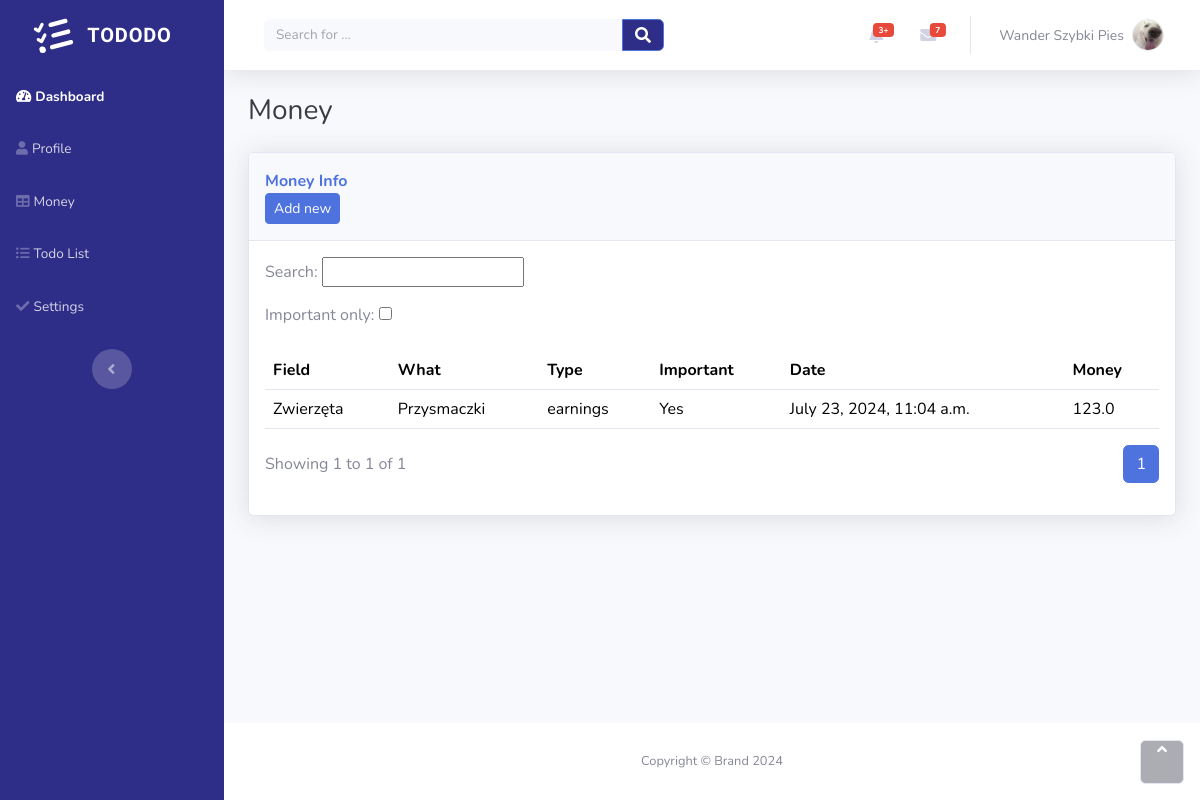
The page /money_view/ (signed in) on the database as committed earlier.
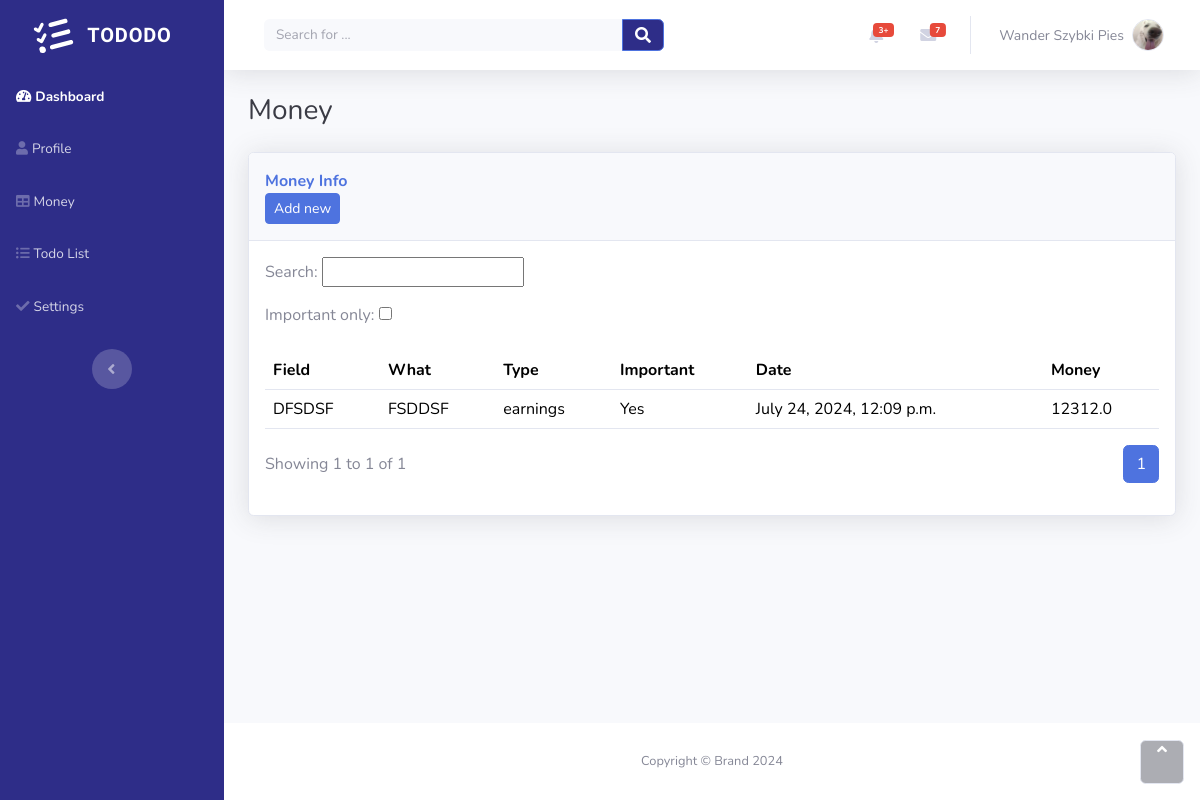
The same page on the database as committed later.
### todolist/models.py (models this page shows, shortened)
class Money(models.Model):
    CHOICES_TYPE = [
        ('billings', 'Billings'),
        ('earnings', 'Earnings'),
    ]
    field_info = models.CharField(max_length=50)
    what_info = models.CharField(max_length=50)
    type_info = models.CharField(max_length=20, choices=CHOICES_TYPE, default='billings')
    important_info = models.BooleanField(verbose_name='Is this important ?', default=False)
    created_at = models.DateTimeField(auto_now=True)
    money_info = models.FloatField(verbose_name='Money')

### todolist/views.py (the view, shortened to what this page needs)
# urls.py: path('money_view/', views.money_view, name='money_view'),
@login_required(login_url='todolist:home')
def money_view(request):
    form = MoneySearch(request.GET)
    money_object = Money.objects.all()
    search_query = request.GET.get('search_query')
    important_only = request.GET.get('important_only')
    if important_only:
        money_object = money_object.filter(
            important_info=True
        )
    results_per_page = request.GET.get('results_per_page', 10)
    paginator = Paginator(money_object, results_per_page)
    page_number = request.GET.get('page')
    try:
        page_obj = paginator.get_page(page_number)
    except EmptyPage:
        page_obj = paginator.get_page(1)
    context = {
        'results_per_page' : results_per_page,
        'page_obj' : page_obj,
        'form' : form,
        'search_query' : search_query
    }
    return render(request,'money_view.html', context)

### todolist/forms.py
class MoneySearch(forms.Form):
    search_query = forms.CharField(label='Search', max_length=100, required=False)
    important_only = forms.BooleanField(label='Important only', required=False)

### tododo/context_processors.py (called while the page is built)
def user_id(request):
    if request.user.is_authenticated:
        return {'user_id' : request.user.id}
    return {'user_id' : None}

### templates/money_view.html (shortened to what this page needs)
{% extends "main.html" %}
{% load static %}
{% block content %}
                <div class="container-fluid">
                    <h3 class="text-dark mb-4">Money</h3>
                    <div class="card shadow">
                        <div class="card-header py-3">
                            <p class="text-primary m-0 fw-bold">Money Info</p>
                            <a href="{% url 'todolist:money_view_add' %}" class="btn btn-primary btn-sm d-none d-sm-inline-block">
                                Add new
                            </a>
                        </div>
                        <div class="card-body">
                            <div class="row">
                                <div class="col-md-6">
                                    <div>
                                        <form method='GET' action=''>
                                            {{form.as_p}}
                                        </form>
                                    </div>
                                </div>
                            </div>
                            <div class="table-responsive table mt-2" id="dataTable" role="grid" aria-describedby="dataTable_info">
                                <table class="table my-0" id="dataTable">
                                    <thead>
                                        <tr>
                                            <th>Field</th>
                                            <th>What</th>
                                            {% if search_query == 'billings' %}
                                            <th><a href="{% url 'todolist:money_view' %}?search_query=earnings" class="link-a my-custom-link">Type </a></th>
                                            {% elif search_query == 'earnings' %}
                                            <th><a href="{% url 'todolist:money_view' %}?search_query=billings" class="link-a my-custom-link">Type </a> </th>
                                            {% else %}
                                            <th><a href="{% url 'todolist:money_view' %}?search_query=earnings" class="link-a my-custom-link">Type </a> </th>
                                            {% endif %}
                                            <th><a href="{% url 'todolist:money_view' %}?search_query=&important_only=on" class="link-a my-custom-link">Important</a></th>
                                            <th>Date</th>
                                            <th>Money</th>
                                        </tr>
                                    </thead>
                                    <tbody>
                                        {% for money in page_obj  %}
                                        <tr>
                                            <td>{{money.field_info}}</td>
                                            <td>{{money.what_info}}</td>
                                            <td>{{money.type_info}}</td>
                                            <td>
                                                {% if money.important_info %}
                                                    Yes
                                                {% else %}
                                                    No
                                                {% endif %}
                                            </td>
                                            <td>{{money.created_at}}</td>
                                            <td>{{money.money_info}}</td>
                                            {% endfor %}
                                        </tr>
                                    </tbody>
                                </table>
                            </div>
                            <div class="row">
                                <div class="col-md-6 align-self-center">
                                    <p id="dataTable_info" class="dataTables_info" role="status" aria-live="polite">Showing {{page_obj.start_index}} to {{page_obj.end_index}} of {{page_obj.paginator.count}}</p>
                                </div>
                                <div class="col-md-6">
                                    <nav class="d-lg-flex justify-content-lg-end dataTables_paginate paging_simple_numbers">
                                        <ul class="pagination">
                                            {% for num in page_obj.paginator.page_range %}
                                            {% if page_obj.number == num %}
                                                <li class="page-item active">
                                                    <a class="page-link" href="#">{{ num }}</a>
                                                </li>
                                            {% else %}
                                                <li class="page-item">
                                                    <a class="page-link" href="{% url 'todolist:money_view' %}?page={{ num }}&results_per_page={{ results_per_page }}">{{ num }}</a>
                                                </li>
                                            {% endif %}
                                            {% endfor %}
                                        </ul>
                                    </nav>
                                </div>
                            </div>
                        </div>
                    </div>
                </div>
            </div>
            <footer class="bg-white sticky-footer">
                <div class="container my-auto">
                    <div class="text-center my-auto copyright"><span>Copyright © Brand 2024</span></div>
                </div>
            </footer>
        </div><a class="border rounded d-inline scroll-to-top" href="#page-top"><i class="fas fa-angle-up"></i></a>
    </div>
</body>
{% endblock content %}

### templates/main.html (shortened to what this page needs)
<html data-bs-theme="light" lang="en">
{% load static %}
<head>
    <link rel="stylesheet" href="{% static "bootstrap/css/bootstrap.min.css" %}">
    <link rel="stylesheet" href="{% static 'fonts/fontawesome-all.min.css' %}">
    <link rel="stylesheet" href="{% static "css/untitled.css" %}">
</head>
{% include "navbar.html" %}
{% block content %}
{% endblock content %}
<link rel="stylesheet" href="{% static 'css/untitled.css' %}">

### templates/navbar.html (shortened to what this page needs)
{% load static %}
<body id="page-top">
    <div id="wrapper">
        <nav class="navbar align-items-start sidebar sidebar-dark accordion bg-gradient-primary p-0 navbar-dark" style="background: rgb(46,45,136);">
            <div class="container-fluid d-flex flex-column p-0"><a class="navbar-brand d-flex justify-content-center align-items-center sidebar-brand m-0" href="{% url 'todolist:home' %}">
                    <div class="sidebar-brand-icon rotate-n-15"></div>
                    <div class="sidebar-brand-text mx-3"><span style="font-family: 'Akaya Kanadaka', serif;font-size: 20px;">TODODO</span></div>
                </a>
                <ul class="navbar-nav text-light" id="accordionSidebar">
                    <li class="nav-item"><a class="nav-link active" href={% url 'todolist:home' %}><i class="fas fa-tachometer-alt"></i><span>Dashboard</span></a></li>
                    <li class="nav-item"><a class="nav-link" href={% url 'todolist:profile' %}><i class="fas fa-user"></i><span>Profile</span></a></li>
                    <li class="nav-item"><a class="nav-link" href={% url 'todolist:money_view' %}><i class="fas fa-table"></i><span>Money</span></a></li>
                    <li class="nav-item"><a class="nav-link" href={% url 'todolist:todo_view' user_id=user_id %}><i class="fas fa-list-ul"></i><span>Todo List</span></a></li>
                    <li class="nav-item"><a class="nav-link" href={% url 'todolist:profile_settings' %}><i class="fas fa-check"></i><span>Settings</span></a></li>
                </ul>
                <div class="text-center d-none d-md-inline"><button class="btn rounded-circle border-0" id="sidebarToggle" type="button"></button></div>
            </div>
        </nav>
        <div class="d-flex flex-column" id="content-wrapper">
            <div id="content">
                <nav class="navbar navbar-expand bg-white shadow mb-4 topbar">
                    <div class="container-fluid"><button class="btn btn-link d-md-none rounded-circle me-3" id="sidebarToggleTop" type="button"></button>
                        <form class="d-none d-sm-inline-block me-auto ms-md-3 my-2 my-md-0 mw-100 navbar-search">
                            <div class="input-group"><input class="bg-light form-control border-0 small" type="text" placeholder="Search for ..."><button class="btn btn-primary py-0" type="button" style="background: rgb(46,45,136);"><i class="fas fa-search"></i></button></div>
                        </form>
                        <ul class="navbar-nav flex-nowrap ms-auto">
                            <li class="nav-item dropdown no-arrow mx-1">
                                <div class="nav-item dropdown no-arrow"><a class="dropdown-toggle nav-link" aria-expanded="false" data-bs-toggle="dropdown" href="#"><span class="badge bg-danger badge-counter">3+</span></a>
                                </div>
                            </li>
                            <li class="nav-item dropdown no-arrow mx-1">
                                <div class="nav-item dropdown no-arrow"><a class="dropdown-toggle nav-link" aria-expanded="false" data-bs-toggle="dropdown" href="#"><span class="badge bg-danger badge-counter">7</span><i class="fas fa-envelope fa-fw"></i></a>
                                </div>
                            </li>
                            <li class="nav-item dropdown no-arrow">
                                <div class="nav-item dropdown no-arrow"><a class="dropdown-toggle nav-link" aria-expanded="false" data-bs-toggle="dropdown" href="#"><span class="d-none d-lg-inline me-2 text-gray-600 small">Wander Szybki Pies</span><img class="border rounded-circle img-profile" src="{% static 'images/avatars/Avatarwander.png' %}"></a>
                                </div>
                            </li>
                        </ul>
                    </div>
                </nav>

### static/css/untitled.css (style rules this page uses)
.link-a.my-custom-link { text-decoration: none; color: black; }

Rows that differ between the two databases and show on the page:
removed Money: field_info "Zwierzęta", what_info "Przysmaczki", type_info "earnings", important_info "Yes", created_at "July 23, 2024, 11:04 a.m.", money_info "123.0"
added Money: field_info "DFSDSF", what_info "FSDDSF", type_info "earnings", important_info "Yes", created_at "July 24, 2024, 12:09 p.m.", money_info "12312.0"
